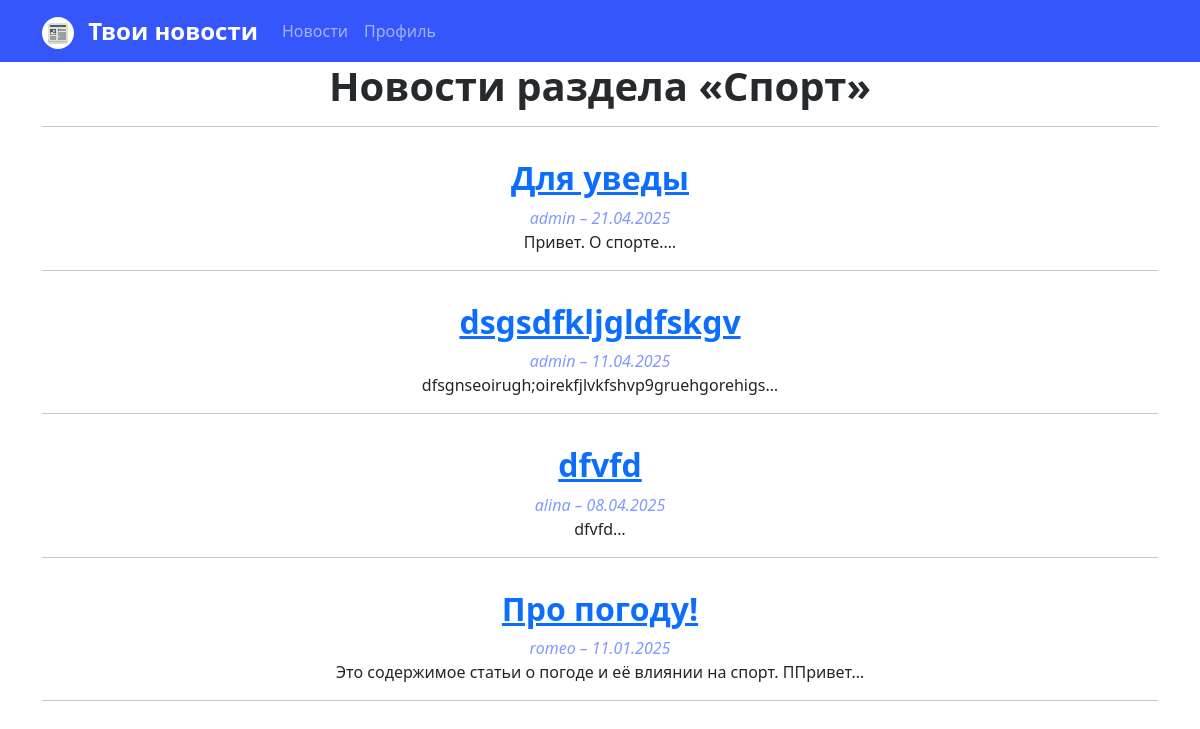
The page /category/1/ on the database as committed earlier.
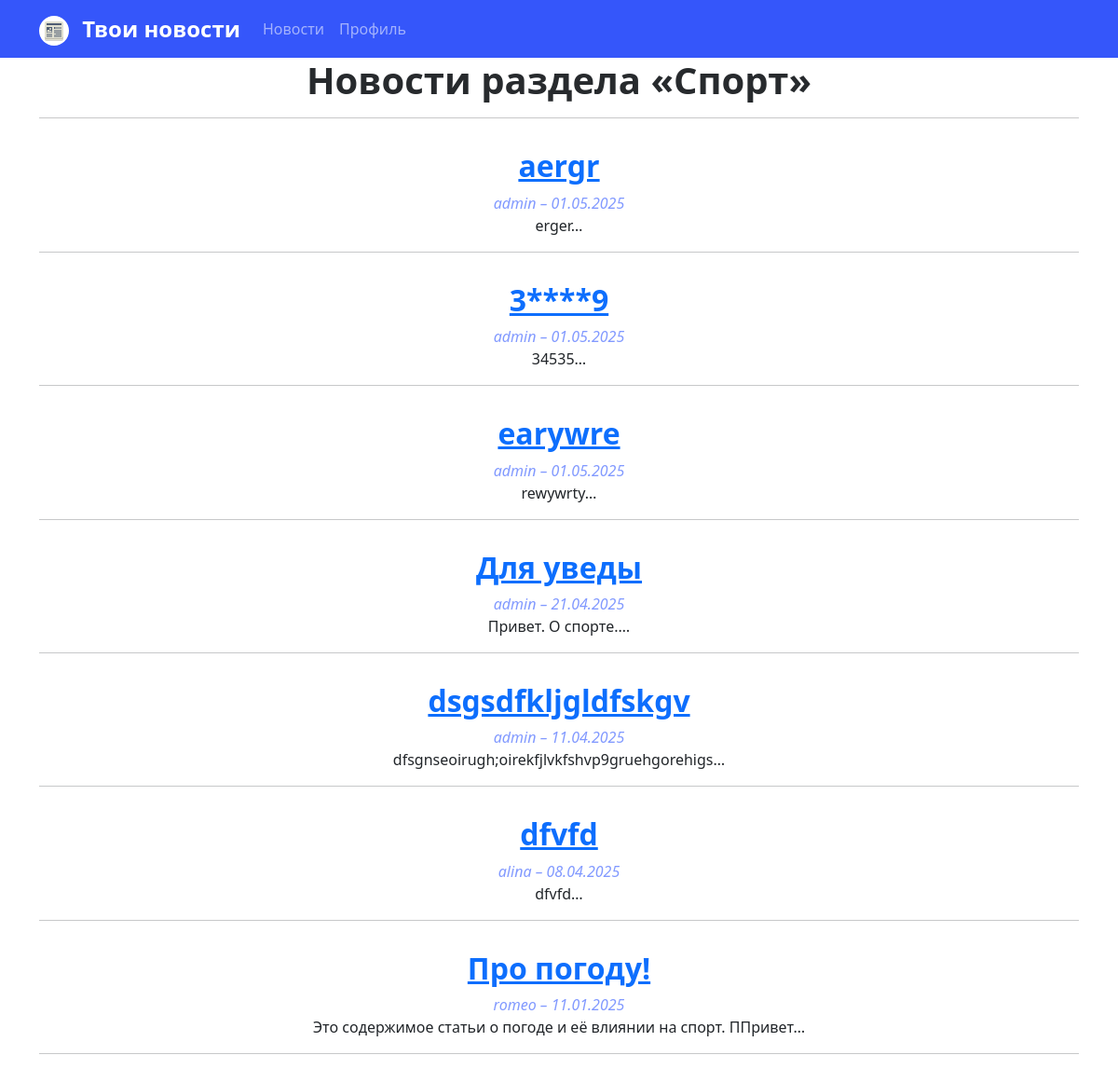
The same page on the database as committed later.
### news/models.py (models this page shows, shortened)
class Category(models.Model):
    name = models.CharField(max_length=255, unique=True)
    subscribers = models.ManyToManyField(
        account_models.User,
        blank=True,
        related_name='subscribed_categories'
    )

class Post(models.Model):
    article = 'AR'
    news = 'NE'
    POSITIONS = [
        (article, 'Cтатья'),
        (news, 'Новость')
    ]
    author = models.ForeignKey(account_models.Author, on_delete=models.CASCADE)
    type = models.CharField(max_length=2, choices=POSITIONS, default=article)
    created = models.DateTimeField(auto_now_add=True)
    category = models.ManyToManyField(Category, through='PostCategory')
    title = models.CharField(max_length=255)
    content = models.TextField()
    rating = models.FloatField(default=0)

### accounts/models.py (models this page shows, shortened)
class Author(models.Model):
    user = models.OneToOneField(User, on_delete=models.CASCADE)
    rating = models.FloatField(default=0)

### news/views.py (the view)
# urls.py: path('category/<int:category_id>/', category_posts, name='category_posts'),
def category_posts(request, category_id):
    category = get_object_or_404(Category, id=category_id)
    posts = Post.objects.filter(category=category).order_by('-created')
    return render(request, 'news/category_posts.html', {
        'category': category,
        'posts': posts,
    })

### news/templatetags/custom_filters.py (called while the page is built)
@register.filter
def censor(value):
    if type(value) != str:
        raise TypeError('The value must be a string')
    for word in value.translate(str.maketrans('', '', string.punctuation)).split():
        if len(word) > 1:
            if not word[1:].isupper() and not word[1:].islower():
                value = value.replace(word[1:-1], '*' * len(word[1:-1]))
    return value

### templates/news/category_posts.html (shortened to what this page needs)
{% extends 'flatpages/default.html' %}
{% load custom_filters %}
{% block content %}
  <h1><b><span style="color: #272a2d;">Новости раздела «{{ category.name|censor }}»</span></b></h1>
  <hr>
  {% for post in posts %}
    <h2 style="margin-top: 2rem;">
      <b><span style="color: #272a2d;">
        <a href="{% url 'news-current' post.pk %}">{{ post.title|censor }}</a>
      </span></b>
    </h2>
    <i><span style="color: #8199ff;">
      {{ post.author.user.username }} – {{ post.created|date:"d.m.Y" }}
    </span></i>
    <br>
    <p>{{ post.content|slice:":124" }}…</p>
    <hr>
  {% empty %}
    <p>В этой категории пока нет новостей.</p>
  {% endfor %}
{% endblock content %}

### templates/flatpages/default.html (shortened to what this page needs)
<!DOCTYPE html>
<html lang="en">
    <head>
        {% load static %}
        <link href="{% static 'css/styles.css' %}" rel="stylesheet" />    </head>
    <body>
        <nav class="navbar navbar-expand-lg navbar-dark bg-dark static-top">
           <div class="container">
               <a class="navbar-brand" href="/">
                    <img src="{% static 'img/news-icon.svg' %}" alt="Логотип" style="height: 2rem; margin-right: 8px;">
                    Твои новости
               </a>
               <div class="collapse navbar-collapse" id="navbarResponsive">
                   <ul class="navbar-nav ml-auto">
                        <li class="nav-item">
                            <a class="nav-link {% if request.path|slice:':6' == '/news/' %}active{% endif %}" href="/news/">Новости</a>                        </li>
                        <li class="nav-item">
                            <a class="nav-link {% if request.path|slice:':10' == '/accounts/' %}active{% endif %}" href="/accounts/">Профиль</a>
                        </li>
                    </ul>
               </div>
           </div>
        </nav>
        <div class="container">
           <div class="row">
               <div class="col-lg-12 text-center">
                   {% block content %}{% endblock content %}
               </div>
           </div>
        </div>
    </body>
</html>

Rows that differ between the two databases and show on the page:
added Post: title|censor "aergr", author.user.username "admin", created "01.05.2025", content "erger"
added Post: title|censor "3****9", author.user.username "admin", created "01.05.2025", content "34535"
added Post: title|censor "earywre", author.user.username "admin", created "01.05.2025", content "rewywrty"
